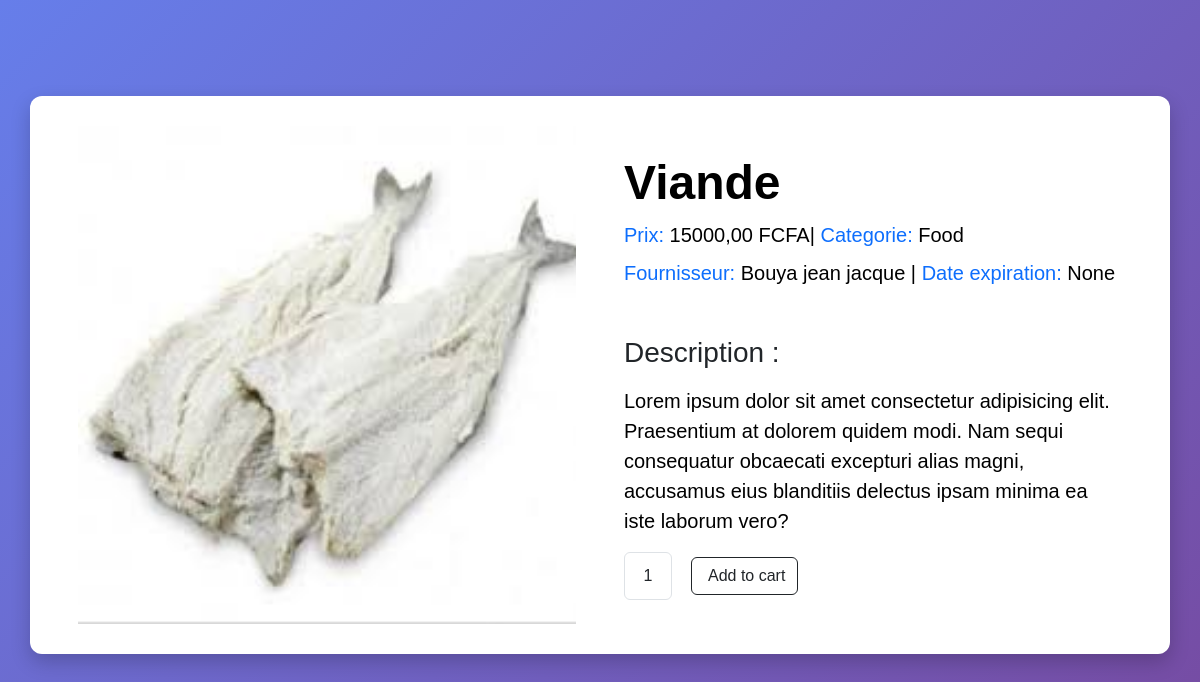
Screenshot of /gproduit/voirprod/18/ with the database file from the repository.
### gproduit/models.py (models this page shows, shortened)
class produits(models.Model):
    nom = models.CharField(max_length =100)
    categorie = models.ForeignKey(categories, on_delete = models.CASCADE, related_name ='products')
    prix = models.DecimalField(max_digits = 10 , decimal_places =2)
    quantite = models.PositiveIntegerField()
    description = models.TextField()
    date_livraison = models.DateField()
    date_ajout = models.DateTimeField(auto_now_add = True)
    data_exp = models.DateField(null =True , blank = True)
    fournisseur = models.ForeignKey(fournisseurs,on_delete=models.CASCADE,related_name="mes_produits" )
    observation = models.TextField()
    class Meta:
        ordering = ['-date_ajout']

class categories(models.Model):
    nom=models.CharField(max_length = 50)
    def __str__(self):
        return self.nom

class fournisseurs(models.Model):
    nom = models.CharField(max_length = 100)
    prenom = models.CharField(max_length = 100)
    contact = models.CharField(max_length=12)
    email = models.EmailField()
    Adresse = models.CharField(max_length = 50)
    mode_payement = models.CharField( max_length = 18, choices = choix)
    def __str__(self):
        return f"{self.nom} {self.prenom} "

### gproduit/views.py (the view)
# urls.py: path('voirprod/<int:pk>/', detailprod.as_view(), name="voirprod"),
class detailprod(DetailView):
    model = produits
    template_name = 'detailperso.html'
    context_object_name = 'n'

### gproduit/templates/detailperso.html (shortened to what this page needs)
<!DOCTYPE html>
{% load static %}
<html lang="fr">
<head>
    <link rel="stylesheet" href="{% static 'css/bootstrap.css'%}">
    <link rel="stylesheet" href="{% static 'css/all.min.css'%}">
</head>
<body>
    <div class="contenair">
         <section class="py-5">
            <div class="container px-4 px-lg-5 my-5">
                <div class="row gx-4 gx-lg-5 align-items-center">
                    <div class="col-md-6"><img class="card-img-top mb-5 mb-md-0" alt="..." /></div>
                    <div class="col-md-6">
                        <h1 class="display-5 fw-bolder">{{n.nom}}</h1>
                        <div class="fs-5 mb-2">
                            <span class="text-primary "> Prix: </span>
                            <span> {{n.prix}} FCFA</span>|
                            <span class="text-primary ml-3 "> Categorie: </span>
                            <span> {{n.categorie}} </span>
                        </div>
                        <div class="fs-5 mb-5">
                            <span class="text-primary "> Fournisseur: </span>
                            <span> {{n.fournisseur}} </span>|
                            <span class="text-primary ml-3 "> Date expiration: </span>
                            <span> {{n.data_exp}} </span>
                        </div>
                        <div class="text-dark mb-3"><h3>Description :</h3></div>
                        <p class="lead">Lorem ipsum dolor sit amet consectetur adipisicing elit. Praesentium at dolorem quidem modi. Nam sequi consequatur obcaecati excepturi alias magni, accusamus eius blanditiis delectus ipsam minima ea iste laborum vero?</p>
                        <div class="d-flex">
                            <input class="form-control text-center me-3" id="inputQuantity" type="num" value="1" style="max-width: 3rem" />
                            <button class="btn btn-outline-dark flex-shrink-0" type="button">
                                Add to cart
                            </button>
                        </div>
                    </div>
                </div>
            </div>
        </section>
    </div>
</body>
</html>

### gproduit/templates/detailperso.html (style rules this page uses)
body { background: linear-gradient(135deg, #667eea 0%, #764ba2 100%); font-family: Arial, sans-serif; color: white; }
.container { background-color: white; margin-top: 50px; padding: 30px; border-radius: 12px; box-shadow: 0 8px 20px rgba(0, 0, 0, 0.2); color: black; }
.btn { margin: 5px 3px; }

### rows the page displays
produits: nom "Viande", prix "15000,00", categorie "Food", fournisseur "Bouya jean jacque", data_exp "None"
